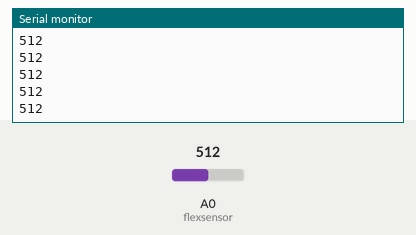
Recording of a sketch running on a simulated Arduino Uno, built with avr-gcc and run on an emulated ATmega328P. On the bench: the last lines printed to the serial monitor. The test bench sets the inputs (shaded band); at power-on: A0 (flexsensor) = 512.

Above: at 1.2 s.
1.3 s: A0 (flexsensor) set to 716
At 1.32 s:
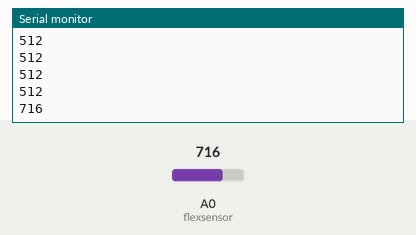
2.8 s: A0 (flexsensor) set to 900
At 2.83 s:
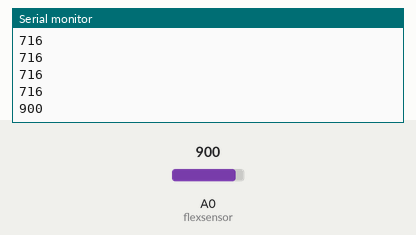
Timing chart, 0 to 5.8 s (numbered marks = the images above; inputs shaded):
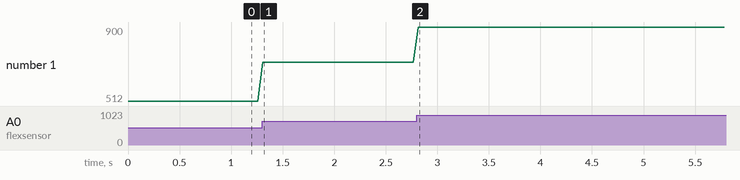

The sketch:

Robotic_Arm_Flex_Max_Anaolg_Value.ino
```cpp
int flexsensor = A0;
int val;
void setup() {
  // put your setup code here, to run once:
Serial.begin(9600);
}

void loop() {
  // put your main code here, to run repeatedly:
val = analogRead(flexsensor);
Serial.println(val);
delay(50);
}
```

Measured:
- after the input at 1.3 s, the serial monitor: prints a new line at once (image 1)
- after the input at 2.8 s, the serial monitor: prints a new line at once (image 2)
- plotted number 1: 512 → 716 after the input at 1.3 s, 716 → 900 after the input at 2.8 s
